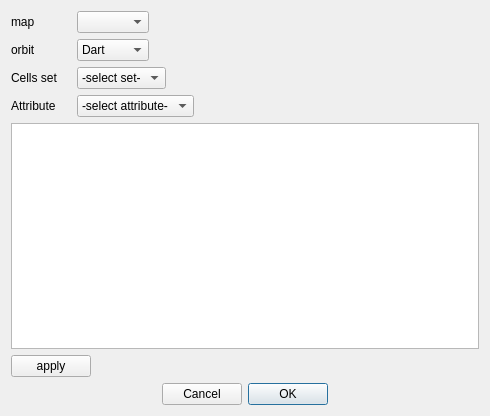
<?xml version="1.0" encoding="UTF-8"?>
<ui version="4.0">
 <exportmacro>SCHNAPPS_PLUGIN_ATTRIBUTE_EDITOR_API</exportmacro>
 <class>EditAttribute</class>
 <widget class="QDialog" name="EditAttribute">
  <property name="geometry">
   <rect>
    <x>0</x>
    <y>0</y>
    <width>490</width>
    <height>416</height>
   </rect>
  </property>
  <property name="windowTitle">
   <string>Edit attribute</string>
  </property>
  <layout class="QVBoxLayout" name="verticalLayout">
   <item>
    <layout class="QHBoxLayout" name="horizontalLayout">
     <item>
      <widget class="QLabel" name="label">
       <property name="minimumSize">
        <size>
         <width>60</width>
         <height>0</height>
        </size>
       </property>
       <property name="text">
        <string>map</string>
       </property>
      </widget>
     </item>
     <item>
      <widget class="QComboBox" name="map_comboBox">
       <property name="sizeAdjustPolicy">
        <enum>QComboBox::AdjustToContents</enum>
       </property>
      </widget>
     </item>
     <item>
      <spacer name="horizontalSpacer">
       <property name="orientation">
        <enum>Qt::Horizontal</enum>
       </property>
       <property name="sizeHint" stdset="0">
        <size>
         <width>40</width>
         <height>20</height>
        </size>
       </property>
      </spacer>
     </item>
    </layout>
   </item>
   <item>
    <layout class="QHBoxLayout" name="horizontalLayout_2">
     <item>
      <widget class="QLabel" name="label_2">
       <property name="minimumSize">
        <size>
         <width>60</width>
         <height>0</height>
        </size>
       </property>
       <property name="text">
        <string>orbit</string>
       </property>
      </widget>
     </item>
     <item>
      <widget class="QComboBox" name="orbit_comboBox">
       <property name="sizeAdjustPolicy">
        <enum>QComboBox::AdjustToContents</enum>
       </property>
       <item>
        <property name="text">
         <string>Dart</string>
        </property>
       </item>
       <item>
        <property name="text">
         <string>Vertex</string>
        </property>
       </item>
       <item>
        <property name="text">
         <string>Edge</string>
        </property>
       </item>
       <item>
        <property name="text">
         <string>Face</string>
        </property>
       </item>
       <item>
        <property name="text">
         <string>Volume</string>
        </property>
       </item>
      </widget>
     </item>
     <item>
      <spacer name="horizontalSpacer_2">
       <property name="orientation">
        <enum>Qt::Horizontal</enum>
       </property>
       <property name="sizeHint" stdset="0">
        <size>
         <width>40</width>
         <height>20</height>
        </size>
       </property>
      </spacer>
     </item>
    </layout>
   </item>
   <item>
    <layout class="QHBoxLayout" name="horizontalLayout_4">
     <item>
      <widget class="QLabel" name="label_4">
       <property name="minimumSize">
        <size>
         <width>60</width>
         <height>0</height>
        </size>
       </property>
       <property name="text">
        <string>Cells set</string>
       </property>
      </widget>
     </item>
     <item>
      <widget class="QComboBox" name="cellsSet_comboBox">
       <property name="sizeAdjustPolicy">
        <enum>QComboBox::AdjustToContents</enum>
       </property>
       <item>
        <property name="text">
         <string>-select set-</string>
        </property>
       </item>
      </widget>
     </item>
     <item>
      <spacer name="horizontalSpacer_4">
       <property name="orientation">
        <enum>Qt::Horizontal</enum>
       </property>
       <property name="sizeHint" stdset="0">
        <size>
         <width>40</width>
         <height>20</height>
        </size>
       </property>
      </spacer>
     </item>
    </layout>
   </item>
   <item>
    <layout class="QHBoxLayout" name="horizontalLayout_3">
     <item>
      <widget class="QLabel" name="label_3">
       <property name="minimumSize">
        <size>
         <width>60</width>
         <height>0</height>
        </size>
       </property>
       <property name="text">
        <string>Attribute</string>
       </property>
      </widget>
     </item>
     <item>
      <widget class="QComboBox" name="att_name_comboBox">
       <property name="sizeAdjustPolicy">
        <enum>QComboBox::AdjustToContents</enum>
       </property>
       <item>
        <property name="text">
         <string>-select attribute-</string>
        </property>
       </item>
      </widget>
     </item>
     <item>
      <spacer name="horizontalSpacer_3">
       <property name="orientation">
        <enum>Qt::Horizontal</enum>
       </property>
       <property name="sizeHint" stdset="0">
        <size>
         <width>40</width>
         <height>20</height>
        </size>
       </property>
      </spacer>
     </item>
    </layout>
   </item>
   <item>
    <widget class="QTableWidget" name="attribute_tableWidget">
     <attribute name="horizontalHeaderStretchLastSection">
      <bool>true</bool>
     </attribute>
    </widget>
   </item>
   <item>
    <layout class="QHBoxLayout" name="horizontalLayout_5">
     <item>
      <widget class="QPushButton" name="apply_button">
       <property name="text">
        <string>apply</string>
       </property>
      </widget>
     </item>
     <item>
      <spacer name="horizontalSpacer_5">
       <property name="orientation">
        <enum>Qt::Horizontal</enum>
       </property>
       <property name="sizeHint" stdset="0">
        <size>
         <width>40</width>
         <height>20</height>
        </size>
       </property>
      </spacer>
     </item>
    </layout>
   </item>
   <item>
    <widget class="QDialogButtonBox" name="buttonBox">
     <property name="layoutDirection">
      <enum>Qt::RightToLeft</enum>
     </property>
     <property name="autoFillBackground">
      <bool>false</bool>
     </property>
     <property name="orientation">
      <enum>Qt::Horizontal</enum>
     </property>
     <property name="standardButtons">
      <set>QDialogButtonBox::Cancel|QDialogButtonBox::Ok</set>
     </property>
     <property name="centerButtons">
      <bool>true</bool>
     </property>
    </widget>
   </item>
  </layout>
 </widget>
 <resources/>
 <connections>
  <connection>
   <sender>buttonBox</sender>
   <signal>accepted()</signal>
   <receiver>EditAttribute</receiver>
   <slot>accept()</slot>
   <hints>
    <hint type="sourcelabel">
     <x>248</x>
     <y>254</y>
    </hint>
    <hint type="destinationlabel">
     <x>157</x>
     <y>274</y>
    </hint>
   </hints>
  </connection>
  <connection>
   <sender>buttonBox</sender>
   <signal>rejected()</signal>
   <receiver>EditAttribute</receiver>
   <slot>reject()</slot>
   <hints>
    <hint type="sourcelabel">
     <x>316</x>
     <y>260</y>
    </hint>
    <hint type="destinationlabel">
     <x>286</x>
     <y>274</y>
    </hint>
   </hints>
  </connection>
 </connections>
</ui>
